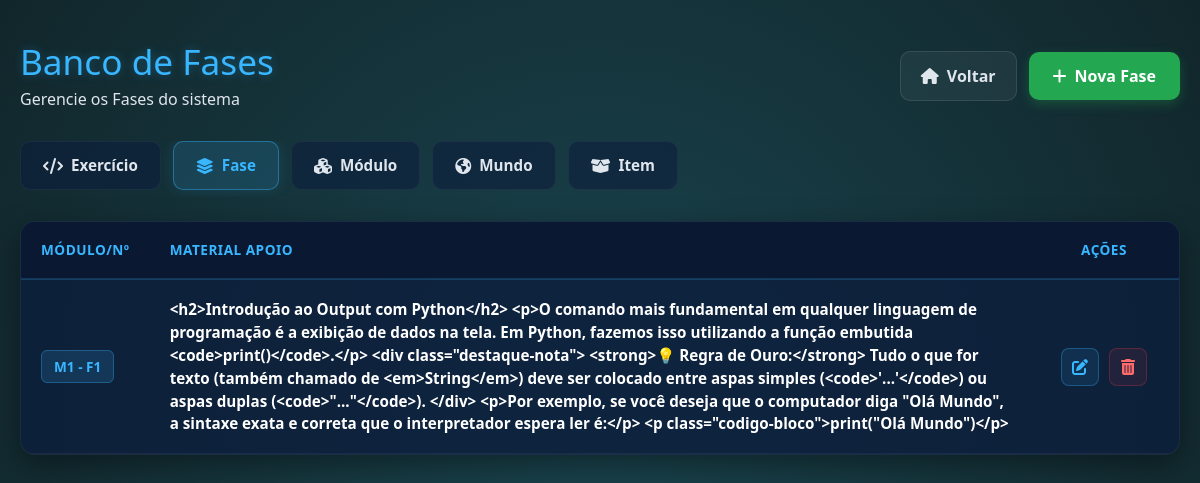
The page /listarFases on the database as committed earlier.
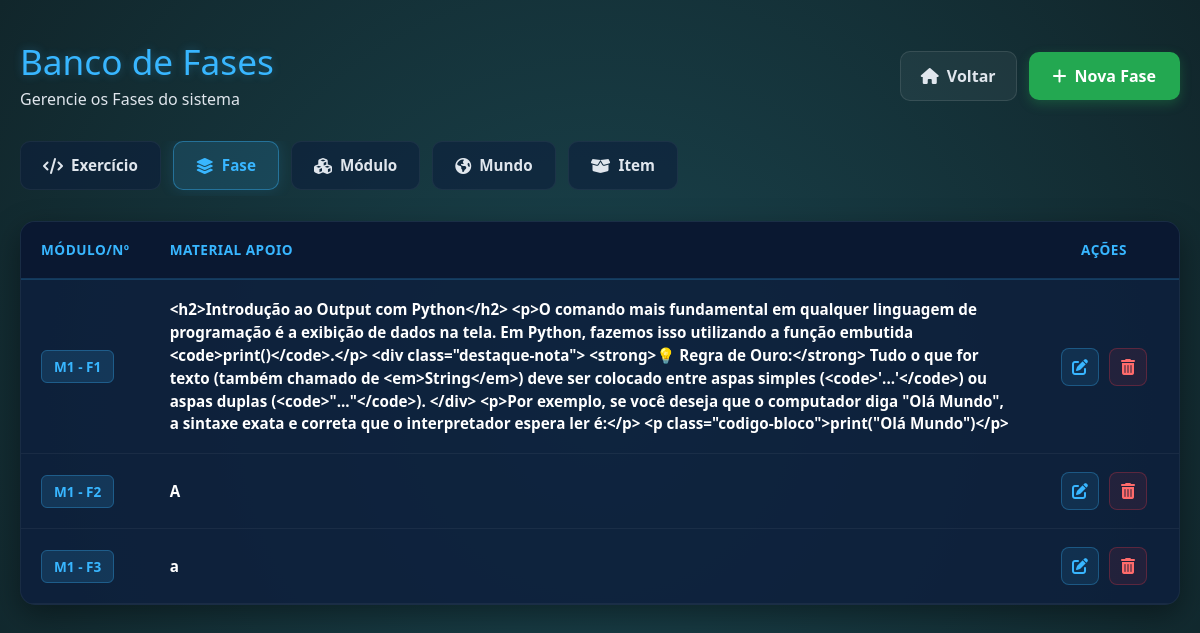
The same page on the database as committed later.
### models/FaseModel.py (models this page shows, shortened)
class FaseModel(bd.Model):
    __tablename__ = 'Fase'
    idFase = bd.Column(bd.Integer, primary_key=True, autoincrement=True)
    titulo = bd.Column(bd.Text,nullable=False)
    materialApoio = bd.Column(bd.Text, nullable=False)
    exercicio = bd.relationship('ExercicioModel', backref='fase', lazy=True)
    idModulo = bd.Column(bd.Integer, bd.ForeignKey('Modulo.idModulo'))

### views_mundo.py (the view)
@app.route('/listarFases')
def listarFases():
    oFaseController = FaseController()
    return oFaseController.listarFases()

### app.py (called while the page is built)
@event.listens_for(Engine, "connect")
def set_sqlite_pragma(dbapi_connection, connection_record):
    cursor = dbapi_connection.cursor()
    cursor.execute("PRAGMA foreign_keys=ON")
    cursor.close()

### controllers/FaseController.py (called while the page is built)
    def listarFases(self):
        oFaseService = FaseService()
        return oFaseService.listarFases()

### dao/FaseDao.py (called while the page is built)
    def getListaFases(self):
        return FaseModel.query.all()

### service/FaseService.py (called while the page is built)
    def listarFases(self):
        oFaseDao = FaseDao()
        oFaseView = FaseView()
        listaFases = oFaseDao.getListaFases()
        return oFaseView.listarFases(listaFases)

### views/FaseView.py (called while the page is built)
    def listarFases(self,listaFases):
        return render_template('listarFases.html',listaFases=listaFases)

### templates/listarFases.html (shortened to what this page needs)
{% extends "template.html" %}
{% block cabecalho %}
    <link rel="stylesheet" href="{{ url_for('static', filename='styles/listarExercicios.css') }}"/>
    <link rel="stylesheet" href="https://cdnjs.cloudflare.com/ajax/libs/font-awesome/6.4.0/css/all.min.css">
{% endblock %}
{% block corpo %}
<div class="crud-container">
    <div class="crud-header">
        <div>
            <h1 class="crud-titulo">Banco de Fases</h1>
            <p class="crud-subtitulo">Gerencie os Fases do sistema</p>
        </div>
        <div class="header-acoes">
            <a href="{{ url_for('index') }}" class="btn-voltar">
                <i class="fa-solid fa-house"></i> Voltar
            </a>
            <a href="{{ url_for('cadastrarFase') }}" class="btn-novo-exercicio">
                <i class="fa-solid fa-plus"></i> Nova Fase
            </a>
        </div>
    </div>
    <div class="crud-nav-tabs">
        <a href="{{ url_for('listarExercicios') }}" class="tab-item ">
            <i class="fa-solid fa-code"></i> Exercício
        </a>
        <a href="{{ url_for('listarFases') }}" class="tab-item active">
            <i class="fa-solid fa-layer-group"></i> Fase
        </a>
        <a href="{{ url_for('listarModulos') }}" class="tab-item">
            <i class="fa-solid fa-cubes"></i> Módulo
        </a>
        <a href="{{ url_for('listarMundos') }}" class="tab-item">
            <i class="fa-solid fa-earth-americas"></i> Mundo
        </a>
        <a href="{{ url_for('listarItens') }}" class="tab-item">
            <i class="fa-solid fa-box-open"></i> Item
        </a>
    </div>
    <div class="tabela-responsiva">
        <table class="tabela-exercicios">
            <thead>
                <tr>
                    <th style="width: 80px;">Módulo/Nº</th>
                    <th>Material Apoio</th>
                    <th style="width: 150px; text-align: center;">Ações</th>
                </tr>
            </thead>
            <tbody>
                {% for fase in listaFases %}
                <tr>
                    <td data-label="Modulo/Nº">
                        <span class="badge-fase">M{{ fase.idModulo }} - F{{ fase.idFase }}</span>
                    </td>
                    <td data-label="materialApoio" class="col-titulo">
                        <strong>{{ fase.materialApoio }}</strong>
                    </td>
                    <td data-label="Ações" style="text-align: center;">
                        <div class="grupo-acoes">
                            <a href="{{ url_for('editarFase', idFase=fase.idFase) }}" class="btn-acao btn-alterar" title="Alterar Fase">
                                <i class="fa-solid fa-pen-to-square"></i>
                            </a>
                            <a href="{{ url_for('deletarFase', idFase=fase.idFase) }}" class="btn-acao btn-apagar" title="Apagar Fase" onclick="return confirm('Tem certeza que deseja apagar a fase: {{ fase.materialApoio }}?')">
                                <i class="fa-solid fa-trash-can"></i>
                            </a>
                        </div>
                    </td>
                </tr>
                {% endfor %}
            </tbody>
        </table>
    </div>
</div>
{% endblock %}

### templates/template.html (shortened to what this page needs)
<!DOCTYPE html>
<html lang="pt-br">
<head>
    <link rel="stylesheet" href="{{ url_for('static', filename='styles/bootstrap.css') }}">
    {% block cabecalho %}{% endblock %}
</head>
<body>
    {% block corpo %}{% endblock %}
</body>
</html>

### static/styles/listarExercicios.css (style rules this page uses)
body, html { margin: 0; padding: 0; width: 100%; min-height: 100vh; font-family: 'Segoe UI', Tahoma, Geneva, Verdana, sans-serif; }
.crud-container { background: radial-gradient(circle, #1a444e 0%, #11262b 100%); min-height: 100vh; padding: 40px 20px; box-sizing: border-box; display: flex; flex-direction: column; align-items: center; }
.crud-header { display: flex; justify-content: space-between; align-items: center; max-width: 1200px; width: 100%; margin-bottom: 30px; flex-wrap: wrap; gap: 20px; }
.crud-titulo { color: #38b6ff; font-size: 2.2rem; margin: 0 0 5px 0; text-shadow: 0 0 10px rgba(56, 182, 255, 0.3); }
.crud-subtitulo { color: #e0e6ed; margin: 0; font-size: 1rem; }
.header-acoes { display: flex; gap: 12px; align-items: center; }
.btn-novo-exercicio { background-color: #23a851; color: #ffffff; text-decoration: none; padding: 12px 24px; border-radius: 10px; font-weight: 600; display: flex; align-items: center; gap: 8px; box-shadow: 0 4px 12px rgba(35, 168, 81, 0.3); transition: all 0.2s ease; }
.btn-voltar { background-color: rgba(255, 255, 255, 0.05); color: #e0e6ed; text-decoration: none; padding: 12px 20px; border-radius: 10px; font-weight: 600; display: flex; align-items: center; gap: 8px; border: 1px solid rgba(255, 255, 255, 0.1); transition: all 0.2s ease; }
.tabela-responsiva { max-width: 1200px; width: 100%; background-color: rgba(13, 31, 61, 0.85); border-radius: 15px; box-shadow: 0 10px 30px rgba(0, 0, 0, 0.4); overflow: hidden; border: 1px solid rgba(255, 255, 255, 0.05); }
.tabela-exercicios { width: 100%; border-collapse: collapse; text-align: left; color: #ffffff; }
.tabela-exercicios th { background-color: rgba(10, 24, 48, 0.9); color: #38b6ff; padding: 18px 20px; font-weight: 600; text-transform: uppercase; font-size: 0.85rem; letter-spacing: 0.5px; border-bottom: 2px solid rgba(56, 182, 255, 0.2); }
.tabela-exercicios td { padding: 18px 20px; border-bottom: 1px solid rgba(255, 255, 255, 0.05); font-size: 0.95rem; vertical-align: middle; }
.tabela-exercicios tbody tr { transition: background-color 0.2s ease; }
.col-titulo { color: #ffffff; }
.badge-fase { background-color: rgba(56, 182, 255, 0.15); color: #38b6ff; padding: 6px 12px; border-radius: 6px; font-weight: bold; font-size: 0.85rem; border: 1px solid rgba(56, 182, 255, 0.3); white-space: nowrap; }
.grupo-acoes { display: flex; gap: 10px; justify-content: center; }
.btn-acao { width: 38px; height: 38px; border-radius: 8px; display: flex; align-items: center; justify-content: center; text-decoration: none; font-size: 1rem; transition: all 0.2s ease; }
.btn-alterar { background-color: rgba(56, 182, 255, 0.1); color: #38b6ff; border: 1px solid rgba(56, 182, 255, 0.3); }
.btn-apagar { background-color: rgba(220, 53, 69, 0.1); color: #ff6b6b; border: 1px solid rgba(220, 53, 69, 0.3); }
.crud-nav-tabs { display: flex; gap: 12px; max-width: 1200px; width: 100%; margin-bottom: 25px; overflow-x: auto; padding-bottom: 6px; box-sizing: border-box; }
.tab-item { background-color: rgba(13, 31, 61, 0.6); color: #e0e6ed; text-decoration: none; padding: 12px 22px; border-radius: 10px; font-weight: 600; display: flex; align-items: center; gap: 8px; font-size: 0.95rem; border: 1px solid rgba(255, 255, 255, 0.05); transition: all 0.2s ease; white-space: nowrap; }
.tab-item.active { background-color: rgba(56, 182, 255, 0.15); color: #38b6ff; border-color: rgba(56, 182, 255, 0.4); box-shadow: 0 0 15px rgba(56, 182, 255, 0.15); }
.tab-item i { font-size: 1rem; }

Rows that differ between the two databases and show on the page:
added FaseModel: idModulo "1", idFase "2", materialApoio "A"
added FaseModel: idModulo "1", idFase "3", materialApoio "a"
